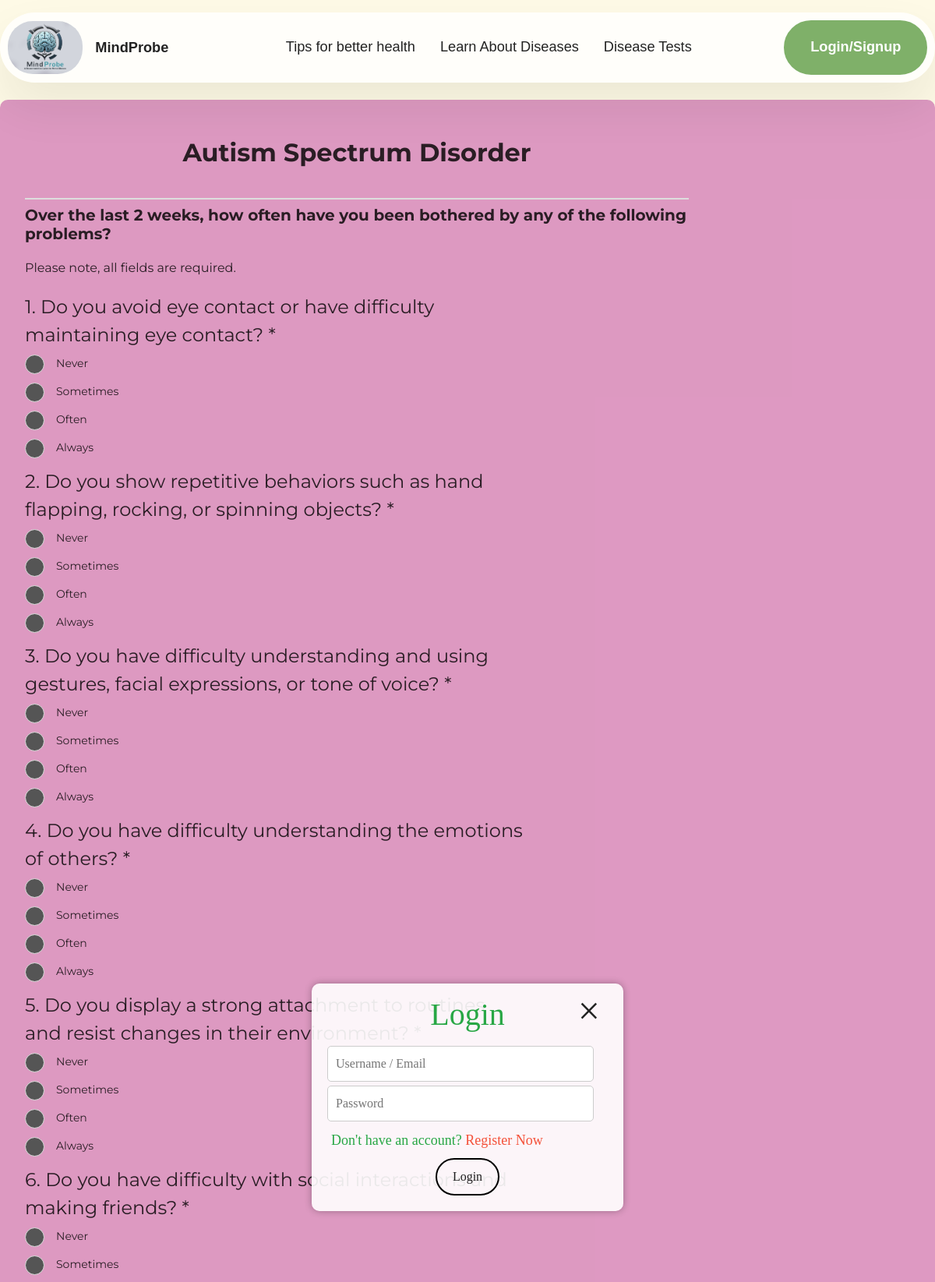
The app's page /autism.php (upper part) with its own data.
### tables this page shows
CREATE TABLE `questions` (
  `question_id` int(11) NOT NULL,
  `question_text` text NOT NULL,
  `disease_id` int(11) DEFAULT NULL
);

CREATE TABLE `options` (
  `option_id` int(11) NOT NULL,
  `option_text` text NOT NULL,
  `question_id` int(11) DEFAULT NULL,
  `option_value` varchar(20) DEFAULT NULL,
  `disease_id` int(11) DEFAULT NULL
);

### autism.php (the view, shortened to what this page needs)
<!DOCTYPE html>
<html lang="en">
<head>
    <link rel="stylesheet" href="assets/css/testformstyle.css">
</head>
<body>
<?php include 'header.php'; ?>
<p><br><br><br><br><br></p>
    <form id="DepressionForm" method="post" action="userdatastore.php">
        <div class='container mt-sm-5 my-1'>
            <div class='question ml-sm-5 pl-sm-5 pt-2'>
            <div class="heading">
             <h2 style="text-align: center; margin-top: 0.25in;"><b>Autism Spectrum Disorder</b></h2><br>
            </div>
                <div class="py-2 h5"><b>Over the last 2 weeks, how often have you been bothered by any of the following problems?</b></div>
                <div class="py-2"><p>Please note, all fields are required.</p></div>
                <div class='form_body'>
                    <div class='gform_page_fields'>
                        <div id='gform_fields_1' class='gform_fields top_label form_sublabel_below description_above validation_below'>
                            <?php
                            include'config.php';
                            $query = "SELECT * FROM questions WHERE disease_id = 4";
                            $result = mysqli_query($conn, $query);
                            $counter = 1;
                            if (mysqli_num_rows($result) > 0) {
                                while ($row = mysqli_fetch_assoc($result)) {
                                    $question_id = $row['question_id'];
                                    $question_text = $row['question_text'];
                                    echo "<fieldset id='field_$question_id' class='field_$question_id'>";
                                    echo "<legend class='question'>$counter. $question_text <span class='gfield_required'><span class='gfield_required gfield_required_asterisk'>*</span></span></legend>";
                                    echo "<div class='ginput_container_radio ginput_container_inline'>";
                                    echo "<div class='gfield_radio' id='input_$question_id'>";
                                    $counter++;
                                    $options_query = "SELECT * FROM options WHERE question_id = $question_id AND disease_id = 4";
                                    $options_result = mysqli_query($conn, $options_query);
                                    if (mysqli_num_rows($options_result) > 0) {
                                        echo "<div class='ml-md-3 ml-sm-3 pl-md-5 pt-sm-0 pt-3' id='options'>";
                                        while ($option_row = mysqli_fetch_assoc($options_result)) {
                                            $option_text = $option_row['option_text'];
                                            echo "<label class='options'>$option_text";
                                            echo "<span class='checkmark'></span>";
                                            echo "</label>";
                                        }
                                        echo "</div>";
                                    }
                                    echo "</div>";
                                    echo "</div>";
                                    echo "</fieldset>";
                                }
                            }
                            ?>
                        </div>
                    </div>
                </div>
            </div>
        </div>
    </form>
</body>
</html>

### assets/css/testformstyle.css (style rules this page uses)
* { margin: 0; padding: 0; box-sizing: border-box; }
body { background-color: #fa9ad077; }
.container { background-color: #cd68b0a9; color: #000000cf; border-radius: 10px; padding: 20px; font-family: 'Montserrat', sans-serif; max-width: 700px; align-items: center; }
.heading { text-align: center; border-bottom: 2px solid #ddd; padding-bottom: 10px; margin-top: 0.25in; }
.question { width: 75%; }
.options { position: relative; padding-left: 40px; }
#options label { display: block; margin-bottom: 15px; font-size: 14px; cursor: pointer; }
.checkmark { position: absolute; top: -1px; left: 0; height: 25px; width: 25px; background-color: #555; border: 1px solid #ddd; border-radius: 50%; }
.options .checkmark:after { content: ""; width: 10px; height: 10px; display: block; background: white; position: absolute; top: 50%; left: 50%; border-radius: 50%; transform: translate(-50%,-50%) scale(0); transition: 300ms ease-in-out 0s; }

### assets/theme/css/style.css (style rules this page uses)
body { font-style: normal; line-height: 1.5; font-weight: 400; color: #232323; position: relative; }
section, .container, .container-fluid { position: relative; word-wrap: break-word; }
h1, h2, h3, h4, h5, h6, .display-1, .display-2, .display-4, .display-5, .display-7, span, p, a { line-height: 1; word-break: break-word; word-wrap: break-word; font-weight: 400; }
b, strong { font-weight: bold; }
html, body { height: auto; min-height: 100vh; }
.container, .container-fluid { padding-left: 16px; padding-right: 16px; }

### assets/css/mbr-additional.css (style rules this page uses)
body { background-color: #fefae6; }
body { font-family: Onest; }
body { overflow-x: hidden; }
@media (max-width: 1400px) { .container { max-width: 100%; } }
@media (max-width: 1400px) and (min-width: 768px) { .container { padding-left: 32px; padding-right: 32px; } }

### records on screen
questions: question_text "Do you avoid eye contact or have difficulty maintaining eye contact?"
options: option_text "Never"
options: option_text "Sometimes"
options: option_text "Often"
options: option_text "Always"
questions: question_text "Do you show repetitive behaviors such as hand flapping, rocking, or spinning objects?"
options: option_text "Never"
options: option_text "Sometimes"
options: option_text "Often"
options: option_text "Always"
questions: question_text "Do you have difficulty understanding and using gestures, facial expressions, or tone of voice?"
options: option_text "Never"
options: option_text "Sometimes"
options: option_text "Often"
options: option_text "Always"
questions: question_text "Do you have difficulty understanding the emotions of others?"
options: option_text "Never"
options: option_text "Sometimes"
options: option_text "Often"
options: option_text "Always"
questions: question_text "Do you display a strong attachment to routines and resist changes in their environment?"
options: option_text "Never"
options: option_text "Sometimes"
options: option_text "Often"
options: option_text "Always"
questions: question_text "Do you have difficulty with social interactions and making friends?"
options: option_text "Never"
options: option_text "Sometimes"
